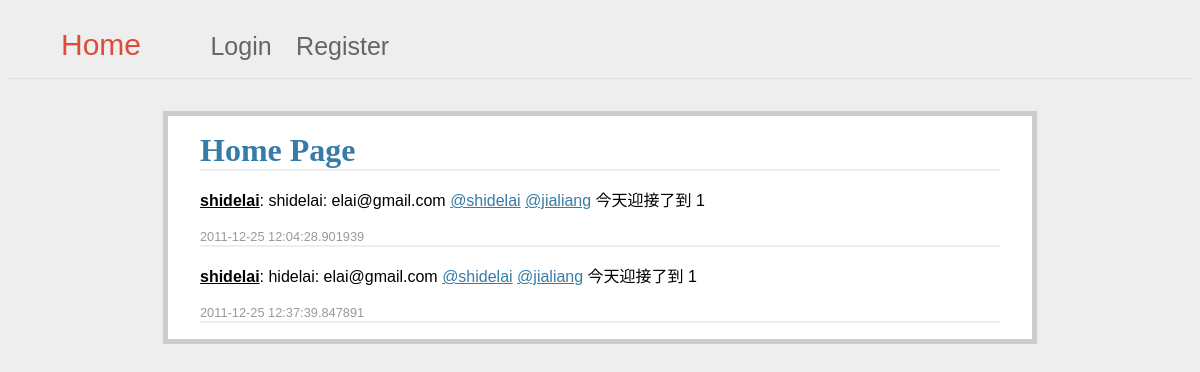
Before: / with the older database file.
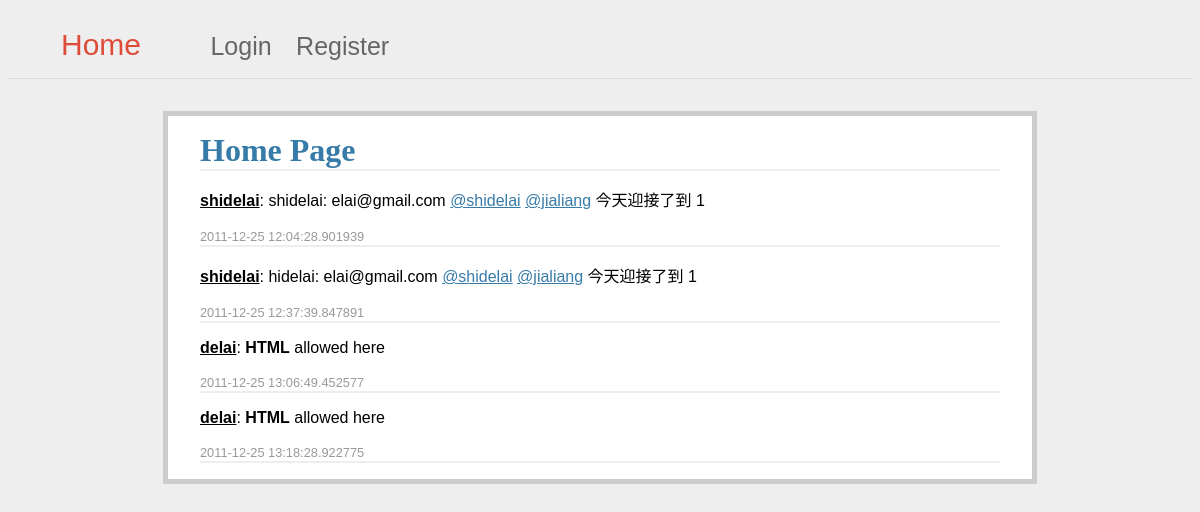
After: the same page with the newer database file.
### models.py (models this page shows, shortened)
class Tweet(Base):
    __tablename__ = 'tweet'
    id = Column(Integer, primary_key=True)
    author = Column(String(20), nullable=True)
    text = Column(String(200), nullable=True)
    post_time = Column(TIMESTAMP, nullable=True)

### views.py (the view)
@app.route("/")
@templated('index.html')
def index():
    tweets = Tweet.query.order_by('post_time').all()
    return {'tweets' : tweets}

### __init__.py (called while the page is built)
@template_rendered.connect_via(app)
def when_template_rendered(sender, template, context):
    pass

@app.before_request
def before_request():
    app.logger.debug('before_request() called')

@app.teardown_request
def teardown_request(exception):
    pass

### decorator.py (called while the page is built)
def templated(template=None):
    def decorator(f):
        @wraps(f)
        def decorated_function(*args, **kwargs):
            template_name = template
            if template_name is None:
                template_name = request.endpoint.replace('.', '/') + '.html'
            ctx = f(*args, **kwargs)
            if ctx is None:
                ctx = {}
            elif not isinstance(ctx, dict):
                return ctx
            return render_template(template_name, **ctx)
        return decorated_function
    return decorator

### views.py (called while the page is built)
@app.teardown_request
def shutdown_session(exception=None):
    db_session.remove()

### templates/index.html
{% if session.get('username') %}
	{% extends "base_tweets_addform.html" %}
{% else %}
	{% extends "base_tweets.html" %}
{% endif %}
{% block page_intr %}
    	<h1>Home Page</h1>
{% endblock %}

### templates/base_tweets.html
{% extends "base.html" %}
{% block tweets %}
  <ul class="tweets">
  {% for tweet in tweets %}
    <li>
	  	<p><a href="/{{ tweet.author }}" class="author">{{ tweet.author }}</a>: {{ tweet.text | safe }}</p>
		<span class="time">{{ tweet.post_time }}</span>
    </li>
  {% else %}
    <li><em>Unbelievable.  No tweets here so far</em></li>
  {% endfor %}
  </ul>
{% endblock %}

### templates/base.html (shortened to what this page needs)
<!doctype html>
<html xmlns="http://www.w3.org/1999/xhtml" xml:lang="en" lang="en">
<head>
    <link rel="stylesheet" type="text/css" href="{{ url_for('static', filename='style.css') }}">
</head>
<body>
<div id="header">
    {% if not session.username %}
    	<a href="/" class="left-text">Home</a>
    	<a href="{{ url_for('login') }}">Login</a>
		<a href="{{ url_for('register') }}">Register</a>
    {% else %}
    	<a href="/" class="left-text">Home</a>
    	<a href="{{ url_for('user', request_username = session.username) }}"> {{ session.username }}</a>
    	<a href="{{ url_for('logout') }}">Logout</a>
    {% endif %}
</div>
<div id="page">
    {% block page_intr %} {% endblock %}
    {% block content %}
        {% block tweets %} {% endblock%}
    {% endblock %}
</div>
</body>
</html>

### static/style.css (style rules this page uses)
body { font-family: sans-serif; background: #eee; }
a, h1, h2 { color: #377BA8; }
h1, h2 { font-family: 'Georgia', serif; margin: 0; }
h1 { border-bottom: 2px solid #eee; }
ul, li { margin: 0; padding: 0; border: 0; outline: 0; list-style-type: none; }
.time { font-size: 0.8em; color: #999; font-weight: normal; }
#page { margin: 2em auto; width: 50em; border: 5px solid #ccc; padding: 1em 2em; background: white; }
#header { border-bottom: 1px solid #DDD; height: 50px; padding-top: 20px; padding-left: 44px; position: relative; z-index: 190; margin-top: 0; white-space: nowrap; width: auto; }
#header a { color: #666; font-size: 25px; margin-right: 20px; text-decoration: none; }
#header .left-text { margin-left: 9px; color: #DD4B39; min-width: 125px; display: inline-block; font-size: 30px; font-weight: normal; }
.tweets li { border-bottom: 2px solid #EEE; }
.tweets li .author { color: black; font-weight: bold; }

Changed rows visible on the page:
added Tweet: author "delai", text "HTML allowed here", post_time "2011-12-25 13:06:49.452577"
added Tweet: author "delai", text "HTML allowed here", post_time "2011-12-25 13:18:28.922775"
